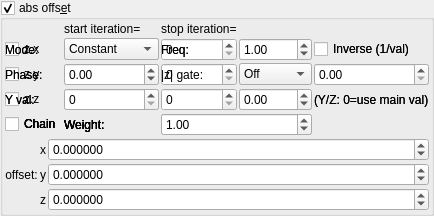
    <widget class="MyGroupBox" name="groupCheck_transf_function_enabledP_false">
     <property name="title">
      <string>abs offs&amp;et</string>
     </property>
     <property name="checkable">
      <bool>true</bool>
     </property>
     <layout class="QVBoxLayout" name="verticalLayout_10" stretch="0,0">
      <property name="spacing">
       <number>2</number>
      </property>
      <property name="leftMargin">
       <number>2</number>
      </property>
      <property name="topMargin">
       <number>2</number>
      </property>
      <property name="rightMargin">
       <number>2</number>
      </property>
      <property name="bottomMargin">
       <number>2</number>
      </property>
      <item>
       <layout class="QGridLayout" name="gridLayout_8" columnstretch="0,1,1">
        <property name="spacing">
         <number>2</number>
        </property>
        <item row="1" column="1">
         <widget class="MySpinBox" name="spinboxInt_transf_multiplier_start_iter_2">
          <property name="enabled">
           <bool>true</bool>
          </property>
          <property name="sizePolicy">
           <sizepolicy hsizetype="Minimum" vsizetype="Maximum">
            <horstretch>0</horstretch>
            <verstretch>0</verstretch>
           </sizepolicy>
          </property>
          <property name="maximum">
           <number>999</number>
          </property>
         </widget>
        </item>
        <item row="3" column="0">
         <widget class="MyCheckBox" name="checkBox_transf_function_enabledAz">
          <property name="text">
           <string notr="true">z.z</string>
          </property>
         </widget>
        </item>
        <item row="1" column="0">
         <widget class="MyCheckBox" name="checkBox_transf_function_enabledAx">
          <property name="text">
           <string notr="true">z.x</string>
          </property>
         </widget>
        </item>
        <item row="2" column="0">
         <widget class="MyCheckBox" name="checkBox_transf_function_enabledAy">
          <property name="text">
           <string notr="true">z.y</string>
          </property>
         </widget>
        </item>
        <item row="1" column="2">
         <widget class="MySpinBox" name="spinboxInt_transf_multiplier_stop_iter_21">
          <property name="enabled">
           <bool>true</bool>
          </property>
          <property name="sizePolicy">
           <sizepolicy hsizetype="Minimum" vsizetype="Maximum">
            <horstretch>0</horstretch>
            <verstretch>0</verstretch>
           </sizepolicy>
          </property>
          <property name="maximum">
           <number>999</number>
          </property>
         </widget>
        </item>
      <item row="1" column="0">
       <widget class="QLabel"><property name="text"><string>Mode:</string></property></widget>
      </item>
      <item row="1" column="1">
       <widget class="MyComboBox" name="comboBox_transf_multiplier_value_mode_2">
        <item><property name="text"><string notr="true">Constant</string></property></item>
        <item><property name="text"><string notr="true">Sine</string></property></item>
        <item><property name="text"><string notr="true">Ramp</string></property></item>
        <item><property name="text"><string notr="true">Exponential</string></property></item>
        <item><property name="text"><string notr="true">Triangle</string></property></item>
        <item><property name="text"><string notr="true">Square</string></property></item>
        <item><property name="text"><string notr="true">Smoothstep</string></property></item>
        <item><property name="text"><string notr="true">Noise</string></property></item>
        <item><property name="text"><string notr="true">Ping-pong</string></property></item>
        <item><property name="text"><string notr="true">Stepped</string></property></item>
       </widget>
      </item>
      <item row="1" column="2">
       <widget class="QLabel"><property name="text"><string>Freq:</string></property></widget>
      </item>
      <item row="1" column="3">
       <widget class="MyDoubleSpinBox" name="spinbox_transf_multiplier_frequency_2">
        <property name="minimum"><double>0.01</double></property><property name="maximum"><double>100.0</double></property>
        <property name="singleStep"><double>0.1</double></property><property name="value"><double>1.0</double></property>
       </widget>
      </item>
      <item row="1" column="4" colspan="2">
       <widget class="MyCheckBox" name="checkBox_transf_multiplier_inverse_2">
        <property name="text"><string>Inverse (1/val)</string></property>
       </widget>
      </item>
      <item row="2" column="0">
       <widget class="QLabel"><property name="text"><string>Phase:</string></property></widget>
      </item>
      <item row="2" column="1">
       <widget class="MyDoubleSpinBox" name="spinbox_transf_multiplier_phase_2">
        <property name="minimum"><double>-10.0</double></property><property name="maximum"><double>10.0</double></property>
        <property name="singleStep"><double>0.1</double></property><property name="value"><double>0.0</double></property>
       </widget>
      </item>
      <item row="2" column="2">
       <widget class="QLabel"><property name="text"><string>|z| gate:</string></property></widget>
      </item>
      <item row="2" column="3">
       <widget class="MyComboBox" name="comboBox_transf_multiplier_threshold_mode_2">
        <item><property name="text"><string notr="true">Off</string></property></item>
        <item><property name="text"><string notr="true">&gt; thresh</string></property></item>
        <item><property name="text"><string notr="true">&lt; thresh</string></property></item>
       </widget>
      </item>
      <item row="2" column="4" colspan="2">
       <widget class="MyDoubleSpinBox" name="spinbox_transf_multiplier_threshold_2">
        <property name="minimum"><double>0.0</double></property><property name="maximum"><double>1000.0</double></property>
        <property name="singleStep"><double>0.1</double></property><property name="value"><double>0.0</double></property>
       </widget>
      </item>
      <item row="3" column="0">
       <widget class="QLabel"><property name="text"><string>Y val:</string></property></widget>
      </item>
      <item row="3" column="1">
       <widget class="MyDoubleSpinBox" name="spinbox_transf_multiplier_scale_y_2">
        <property name="minimum"><double>-100.0</double></property><property name="maximum"><double>100.0</double></property>
        <property name="singleStep"><double>0.01</double></property><property name="value"><double>0.0</double></property>
       </widget>
      </item>
      <item row="3" column="2">
       <widget class="QLabel"><property name="text"><string>Z val:</string></property></widget>
      </item>
      <item row="3" column="3">
       <widget class="MyDoubleSpinBox" name="spinbox_transf_multiplier_scale_z_2">
        <property name="minimum"><double>-100.0</double></property><property name="maximum"><double>100.0</double></property>
        <property name="singleStep"><double>0.01</double></property><property name="value"><double>0.0</double></property>
       </widget>
      </item>
      <item row="3" column="4" colspan="2">
       <widget class="QLabel"><property name="text"><string notr="true">(Y/Z: 0=use main val)</string></property></widget>
      </item>
      <item row="4" column="0">
       <widget class="MyCheckBox" name="checkBox_transf_multiplier_chain_5">
        <property name="text"><string>Chain</string></property>
       </widget>
      </item>
      <item row="4" column="1">
       <widget class="QLabel"><property name="text"><string>Weight:</string></property></widget>
      </item>
      <item row="4" column="2" colspan="2">
       <widget class="MyDoubleSpinBox" name="spinbox_transf_multiplier_weight_5">
        <property name="minimum"><double>0.0</double></property><property name="maximum"><double>10.0</double></property>
        <property name="singleStep"><double>0.1</double></property><property name="value"><double>1.0</double></property>
       </widget>
      </item>
      <item row="4" column="0">
       <widget class="MyCheckBox" name="checkBox_transf_multiplier_chain_4">
        <property name="text"><string>Chain</string></property>
       </widget>
      </item>
      <item row="4" column="1">
       <widget class="QLabel"><property name="text"><string>Weight:</string></property></widget>
      </item>
      <item row="4" column="2" colspan="2">
       <widget class="MyDoubleSpinBox" name="spinbox_transf_multiplier_weight_4">
        <property name="minimum"><double>0.0</double></property><property name="maximum"><double>10.0</double></property>
        <property name="singleStep"><double>0.1</double></property><property name="value"><double>1.0</double></property>
       </widget>
      </item>
      <item row="4" column="0">
       <widget class="MyCheckBox" name="checkBox_transf_multiplier_chain_3">
        <property name="text"><string>Chain</string></property>
       </widget>
      </item>
      <item row="4" column="1">
       <widget class="QLabel"><property name="text"><string>Weight:</string></property></widget>
      </item>
      <item row="4" column="2" colspan="2">
       <widget class="MyDoubleSpinBox" name="spinbox_transf_multiplier_weight_3">
        <property name="minimum"><double>0.0</double></property><property name="maximum"><double>10.0</double></property>
        <property name="singleStep"><double>0.1</double></property><property name="value"><double>1.0</double></property>
       </widget>
      </item>
      <item row="4" column="0">
       <widget class="MyCheckBox" name="checkBox_transf_multiplier_chain_2">
        <property name="text"><string>Chain</string></property>
       </widget>
      </item>
      <item row="4" column="1">
       <widget class="QLabel"><property name="text"><string>Weight:</string></property></widget>
      </item>
      <item row="4" column="2" colspan="2">
       <widget class="MyDoubleSpinBox" name="spinbox_transf_multiplier_weight_2">
        <property name="minimum"><double>0.0</double></property><property name="maximum"><double>10.0</double></property>
        <property name="singleStep"><double>0.1</double></property><property name="value"><double>1.0</double></property>
       </widget>
      </item>
      <item row="4" column="0">
       <widget class="MyCheckBox" name="checkBox_transf_multiplier_chain_1">
        <property name="text"><string>Chain</string></property>
       </widget>
      </item>
      <item row="4" column="1">
       <widget class="QLabel"><property name="text"><string>Weight:</string></property></widget>
      </item>
      <item row="4" column="2" colspan="2">
       <widget class="MyDoubleSpinBox" name="spinbox_transf_multiplier_weight_1">
        <property name="minimum"><double>0.0</double></property><property name="maximum"><double>10.0</double></property>
        <property name="singleStep"><double>0.1</double></property><property name="value"><double>1.0</double></property>
       </widget>
      </item>
        <item row="0" column="1">
         <widget class="QLabel" name="label_281">
          <property name="text">
           <string>start iteration=</string>
          </property>
         </widget>
        </item>
        <item row="0" column="2">
         <widget class="QLabel" name="label_282">
          <property name="text">
           <string>stop iteration=</string>
          </property>
         </widget>
        </item>
        <item row="2" column="1">
         <widget class="MySpinBox" name="spinboxInt_transf_multiplier_start_iter_3">
          <property name="enabled">
           <bool>true</bool>
          </property>
          <property name="sizePolicy">
           <sizepolicy hsizetype="Minimum" vsizetype="Maximum">
            <horstretch>0</horstretch>
            <verstretch>0</verstretch>
           </sizepolicy>
          </property>
          <property name="maximum">
           <number>999</number>
          </property>
         </widget>
        </item>
        <item row="2" column="2">
         <widget class="MySpinBox" name="spinboxInt_transf_multiplier_stop_iter_31">
          <property name="enabled">
           <bool>true</bool>
          </property>
          <property name="sizePolicy">
           <sizepolicy hsizetype="Minimum" vsizetype="Maximum">
            <horstretch>0</horstretch>
            <verstretch>0</verstretch>
           </sizepolicy>
          </property>
          <property name="maximum">
           <number>999</number>
          </property>
         </widget>
        </item>
      <item row="1" column="0">
       <widget class="QLabel"><property name="text"><string>Mode:</string></property></widget>
      </item>
      <item row="1" column="1">
       <widget class="MyComboBox" name="comboBox_transf_multiplier_value_mode_3">
        <item><property name="text"><string notr="true">Constant</string></property></item>
        <item><property name="text"><string notr="true">Sine</string></property></item>
        <item><property name="text"><string notr="true">Ramp</string></property></item>
        <item><property name="text"><string notr="true">Exponential</string></property></item>
        <item><property name="text"><string notr="true">Triangle</string></property></item>
        <item><property name="text"><string notr="true">Square</string></property></item>
        <item><property name="text"><string notr="true">Smoothstep</string></property></item>
        <item><property name="text"><string notr="true">Noise</string></property></item>
        <item><property name="text"><string notr="true">Ping-pong</string></property></item>
        <item><property name="text"><string notr="true">Stepped</string></property></item>
       </widget>
      </item>
      <item row="1" column="2">
       <widget class="QLabel"><property name="text"><string>Freq:</string></property></widget>
      </item>
      <item row="1" column="3">
       <widget class="MyDoubleSpinBox" name="spinbox_transf_multiplier_frequency_3">
        <property name="minimum"><double>0.01</double></property><property name="maximum"><double>100.0</double></property>
        <property name="singleStep"><double>0.1</double></property><property name="value"><double>1.0</double></property>
       </widget>
      </item>
      <item row="1" column="4" colspan="2">
       <widget class="MyCheckBox" name="checkBox_transf_multiplier_inverse_3">
        <property name="text"><string>Inverse (1/val)</string></property>
       </widget>
      </item>
      <item row="2" column="0">
       <widget class="QLabel"><property name="text"><string>Phase:</string></property></widget>
      </item>
      <item row="2" column="1">
       <widget class="MyDoubleSpinBox" name="spinbox_transf_multiplier_phase_3">
        <property name="minimum"><double>-10.0</double></property><property name="maximum"><double>10.0</double></property>
        <property name="singleStep"><double>0.1</double></property><property name="value"><double>0.0</double></property>
       </widget>
      </item>
      <item row="2" column="2">
       <widget class="QLabel"><property name="text"><string>|z| gate:</string></property></widget>
      </item>
      <item row="2" column="3">
       <widget class="MyComboBox" name="comboBox_transf_multiplier_threshold_mode_3">
        <item><property name="text"><string notr="true">Off</string></property></item>
        <item><property name="text"><string notr="true">&gt; thresh</string></property></item>
        <item><property name="text"><string notr="true">&lt; thresh</string></property></item>
       </widget>
      </item>
      <item row="2" column="4" colspan="2">
       <widget class="MyDoubleSpinBox" name="spinbox_transf_multiplier_threshold_3">
        <property name="minimum"><double>0.0</double></property><property name="maximum"><double>1000.0</double></property>
        <property name="singleStep"><double>0.1</double></property><property name="value"><double>0.0</double></property>
       </widget>
      </item>
      <item row="3" column="0">
       <widget class="QLabel"><property name="text"><string>Y val:</string></property></widget>
      </item>
      <item row="3" column="1">
       <widget class="MyDoubleSpinBox" name="spinbox_transf_multiplier_scale_y_3">
        <property name="minimum"><double>-100.0</double></property><property name="maximum"><double>100.0</double></property>
        <property name="singleStep"><double>0.01</double></property><property name="value"><double>0.0</double></property>
       </widget>
      </item>
      <item row="3" column="2">
       <widget class="QLabel"><property name="text"><string>Z val:</string></property></widget>
      </item>
      <item row="3" column="3">
       <widget class="MyDoubleSpinBox" name="spinbox_transf_multiplier_scale_z_3">
        <property name="minimum"><double>-100.0</double></property><property name="maximum"><double>100.0</double></property>
        <property name="singleStep"><double>0.01</double></property><property name="value"><double>0.0</double></property>
       </widget>
      </item>
      <item row="3" column="4" colspan="2">
       <widget class="QLabel"><property name="text"><string notr="true">(Y/Z: 0=use main val)</string></property></widget>
      </item>
        <item row="3" column="2">
         <widget class="MySpinBox" name="spinboxInt_transf_stop_iterations_P1">
          <property name="enabled">
           <bool>true</bool>
          </property>
          <property name="sizePolicy">
           <sizepolicy hsizetype="Minimum" vsizetype="Maximum">
            <horstretch>0</horstretch>
            <verstretch>0</verstretch>
           </sizepolicy>
          </property>
          <property name="maximum">
           <number>999</number>
          </property>
         </widget>
        </item>
        <item row="3" column="1">
         <widget class="MySpinBox" name="spinboxInt_transf_start_iterations_P">
          <property name="enabled">
           <bool>true</bool>
          </property>
          <property name="sizePolicy">
           <sizepolicy hsizetype="Minimum" vsizetype="Maximum">
            <horstretch>0</horstretch>
            <verstretch>0</verstretch>
           </sizepolicy>
          </property>
          <property name="maximum">
           <number>999</number>
          </property>
         </widget>
        </item>
       </layout>
      </item>
      <item>
       <layout class="QGridLayout" name="gridLayout_70" columnstretch="0,0,0,1">
        <property name="spacing">
         <number>2</number>
        </property>
        <item row="0" column="2">
         <widget class="QLabel" name="label_125">
          <property name="text">
           <string notr="true">x</string>
          </property>
         </widget>
        </item>
        <item row="0" column="3">
         <widget class="MyDoubleSpinBox" name="spinbox3_transf_offsetA_000_x">
          <property name="sizePolicy">
           <sizepolicy hsizetype="Minimum" vsizetype="Maximum">
            <horstretch>0</horstretch>
            <verstretch>0</verstretch>
           </sizepolicy>
          </property>
          <property name="prefix">
           <string/>
          </property>
          <property name="suffix">
           <string/>
          </property>
          <property name="decimals">
           <number>6</number>
          </property>
          <property name="minimum">
           <double>-99.989999999999995</double>
          </property>
          <property name="maximum">
           <double>99.989999999999995</double>
          </property>
          <property name="singleStep">
           <double>0.100000000000000</double>
          </property>
         </widget>
        </item>
        <item row="1" column="3">
         <widget class="MyDoubleSpinBox" name="spinbox3_transf_offsetA_000_y">
          <property name="sizePolicy">
           <sizepolicy hsizetype="Minimum" vsizetype="Maximum">
            <horstretch>0</horstretch>
            <verstretch>0</verstretch>
           </sizepolicy>
          </property>
          <property name="prefix">
           <string/>
          </property>
          <property name="suffix">
           <string/>
          </property>
          <property name="decimals">
           <number>6</number>
          </property>
          <property name="minimum">
           <double>-99.989999999999995</double>
          </property>
          <property name="maximum">
           <double>99.989999999999995</double>
          </property>
          <property name="singleStep">
           <double>0.100000000000000</double>
          </property>
         </widget>
        </item>
        <item row="1" column="2">
         <widget class="QLabel" name="label_129">
          <property name="text">
           <string notr="true">y</string>
          </property>
         </widget>
        </item>
        <item row="2" column="2">
         <widget class="QLabel" name="label_130">
          <property name="text">
           <string notr="true">z</string>
          </property>
         </widget>
        </item>
        <item row="2" column="3">
         <widget class="MyDoubleSpinBox" name="spinbox3_transf_offsetA_000_z">
          <property name="sizePolicy">
           <sizepolicy hsizetype="Minimum" vsizetype="Maximum">
            <horstretch>0</horstretch>
            <verstretch>0</verstretch>
           </sizepolicy>
          </property>
          <property name="prefix">
           <string/>
          </property>
          <property name="suffix">
           <string/>
          </property>
          <property name="decimals">
           <number>6</number>
          </property>
          <property name="minimum">
           <double>-99.989999999999995</double>
          </property>
          <property name="maximum">
           <double>99.989999999999995</double>
          </property>
          <property name="singleStep">
           <double>0.100000000000000</double>
          </property>
         </widget>
        </item>
        <item row="0" column="1" rowspan="3">
         <widget class="QLabel" name="label_40">
          <property name="text">
           <string notr="true">offset:</string>
          </property>
          <property name="alignment">
           <set>Qt::AlignCenter</set>
          </property>
         </widget>
        </item>
       </layout>
      </item>
     </layout>
    </widget>
